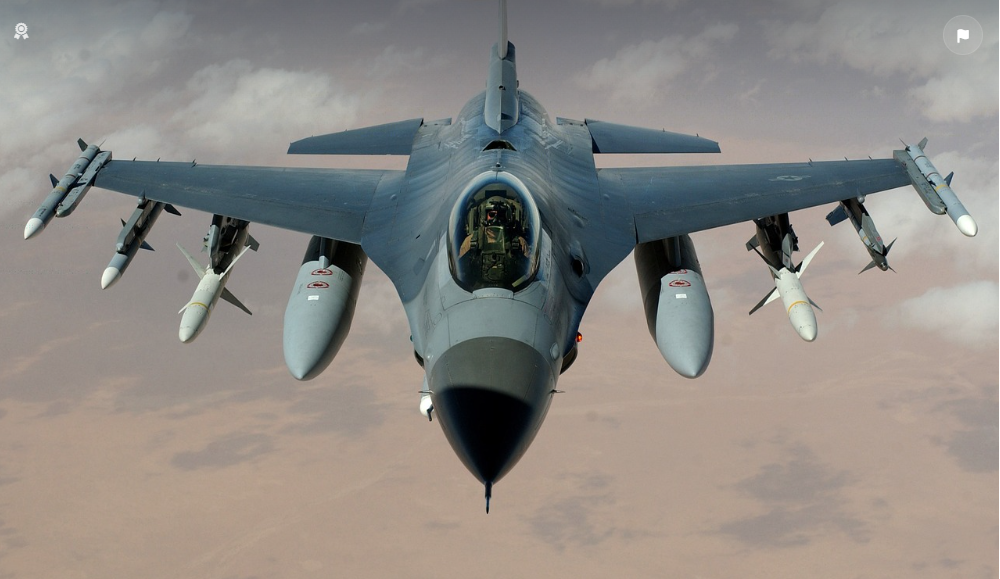
#> input picture img.png, 1000 x 579 px
$ jupyter execute Transformation.ipynb
#> lines starting #> are read from the running program, lines starting #| are printed output that depends on the picture
[cell 1]
import cv2
import matplotlib.pyplot as plt
import numpy as np
# Read the image
plt.figure(figsize=(20,10))
rows=2
col=2
src = cv2.imread('img.png')
#> src is the input picture: shape (579, 1000, 3); mean B, G, R 133.6, 138.3, 142.4
plt.subplot(rows,col,1)
plt.imshow(src)
plt.axis('off')
plt.title("original")

rotate=cv2.rotate(src,cv2.ROTATE_90_CLOCKWISE)
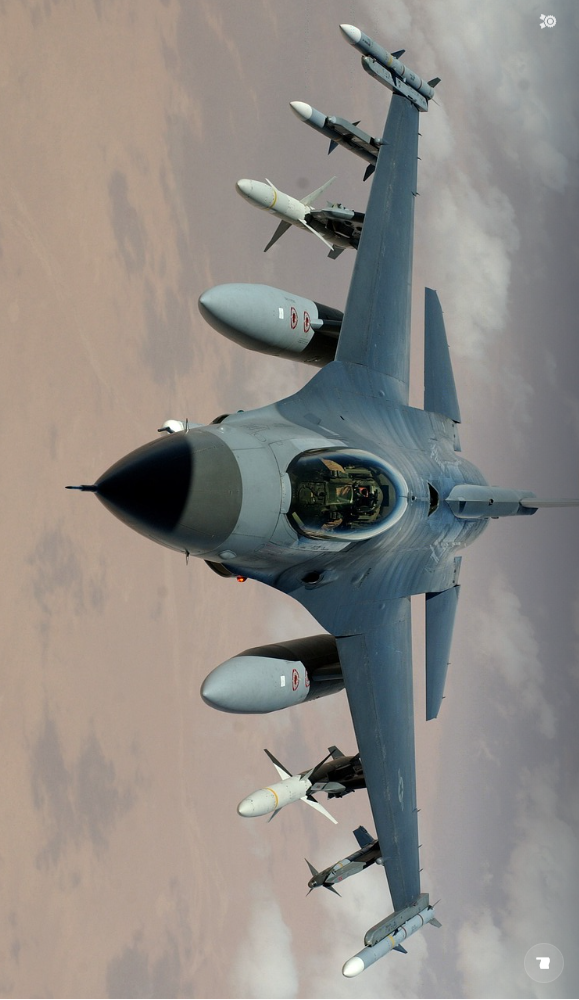
#> rotate: shape (1000, 579, 3); mean B, G, R 133.6, 138.3, 142.4
plt.subplot(rows,col,2)
plt.imshow(rotate)
plt.axis('off')
plt.title("Rotated")
(h,w)=src.shape[:2]
#> h = 579; w = 1000
newdim=(100,h)
#> newdim = (100, 579)
resize=cv2.resize(src,newdim,interpolation=cv2.INTER_AREA)
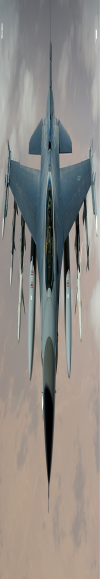
#> resize: shape (579, 100, 3); mean B, G, R 133.6, 138.3, 142.4
plt.subplot(rows,col,3)
plt.imshow(resize)
plt.axis('off')
plt.title("Resize")
m = np.float32([[1, 0, 25], [0, 1, 50]])
shift = cv2.warpAffine(src, m, (w, h))
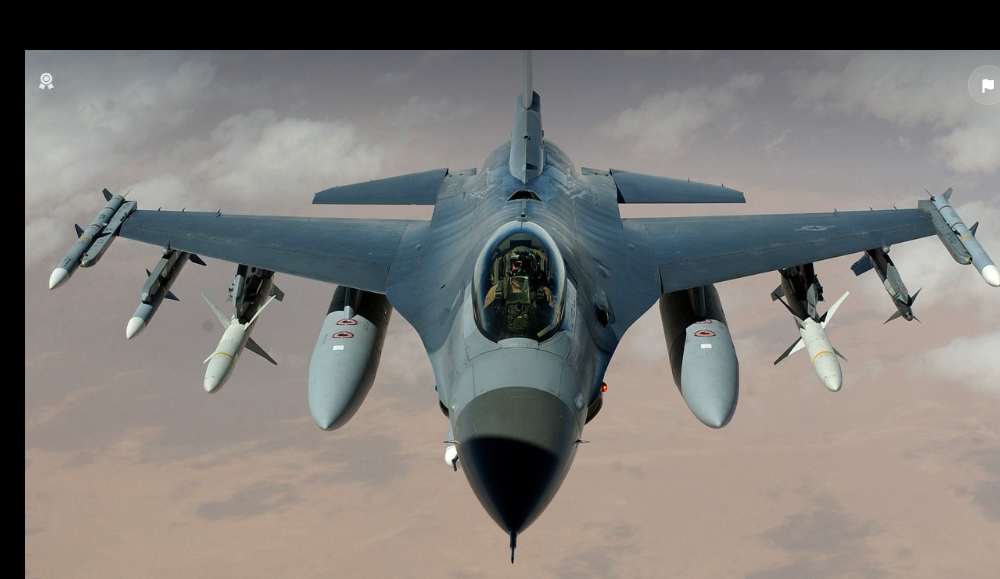
#> shift: shape (579, 1000, 3); mean B, G, R 117.7, 120.9, 123.2
plt.subplot(rows, col, 4)
plt.imshow(shift)
plt.axis('off')
plt.title("Translated")
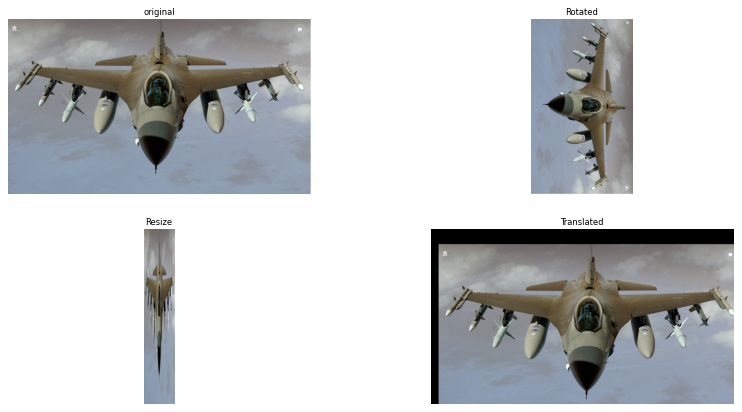
#> figure drawn by matplotlib, 4 panels; B, G, R data is drawn as R, G, B
